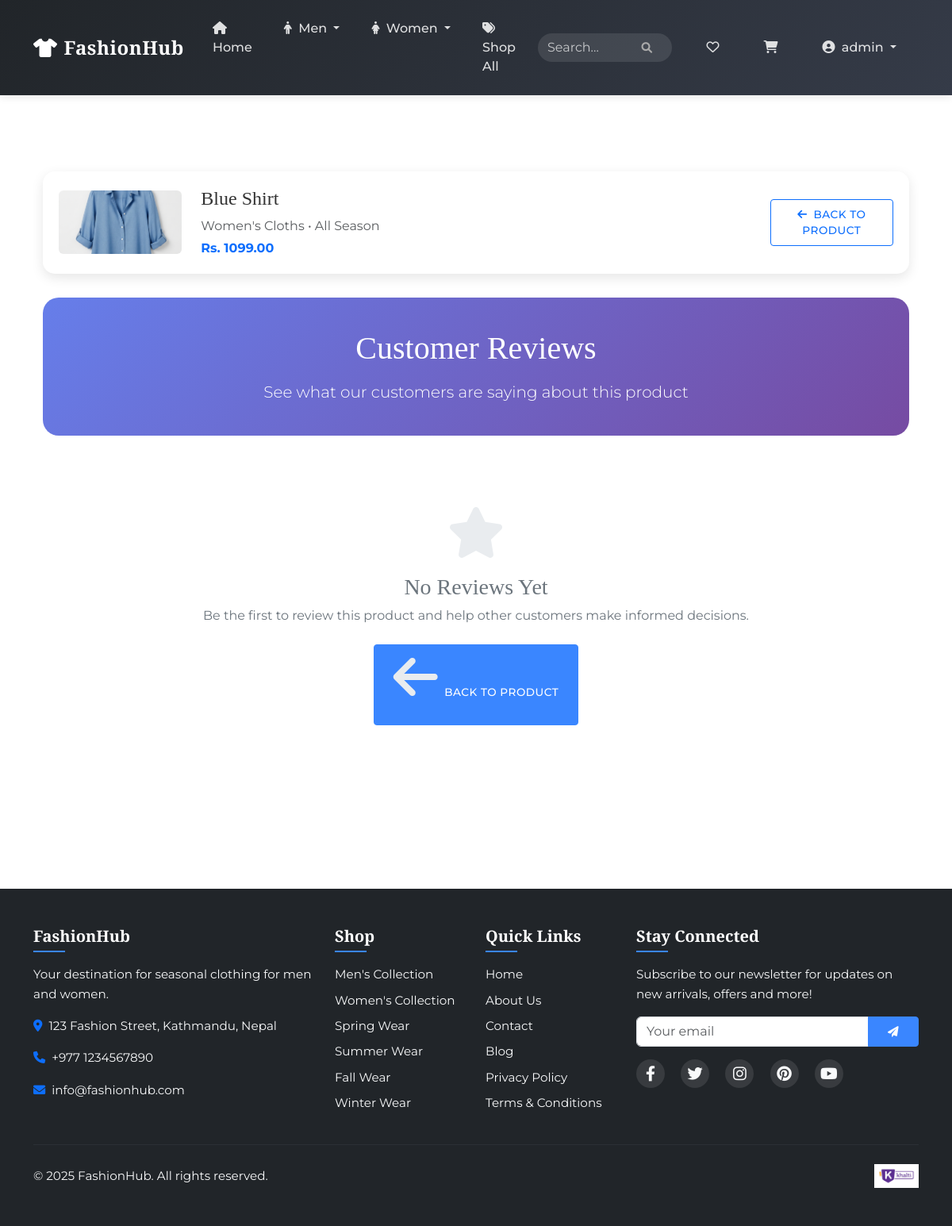
Page /product-ratings/8/ (signed in) on the earlier database version.
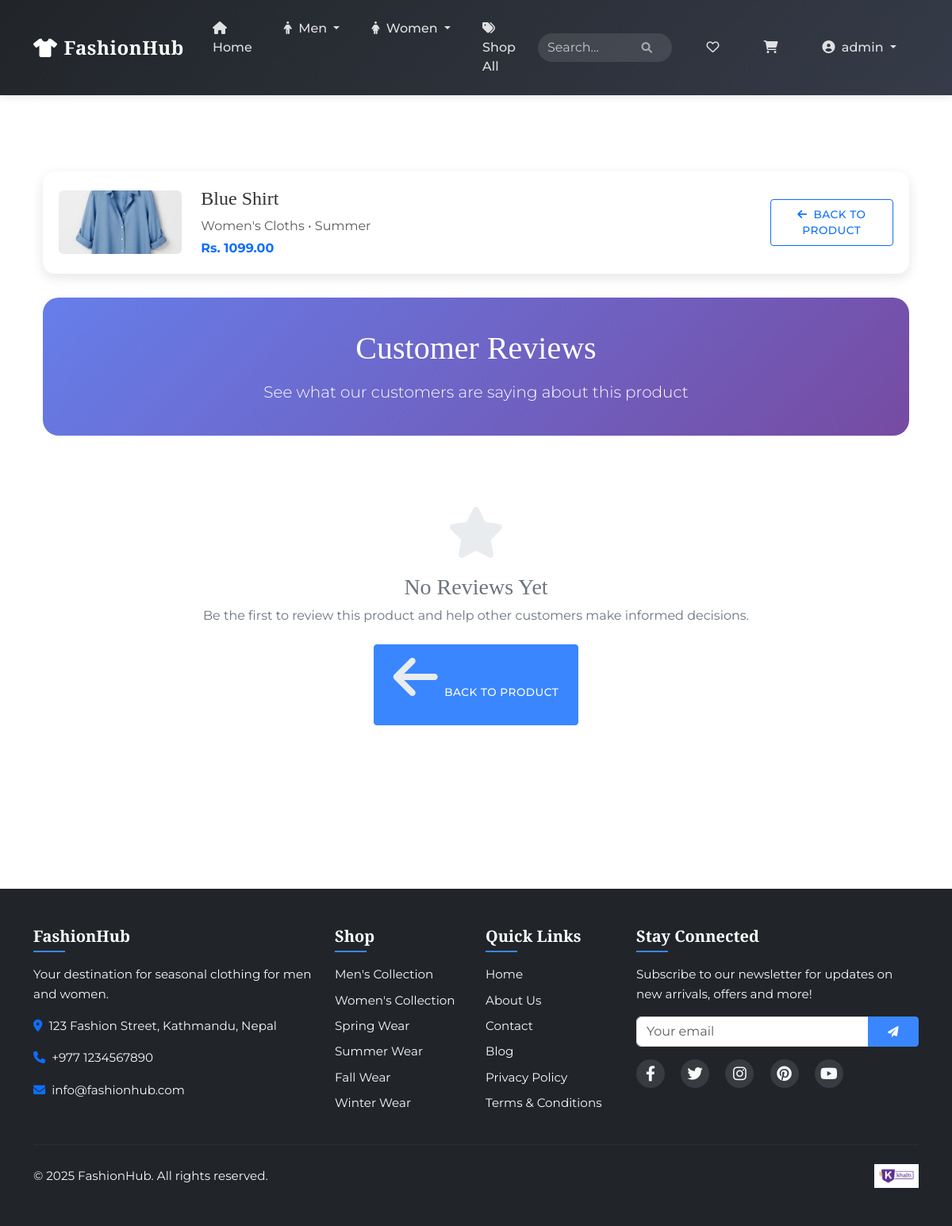
Same page on the later database version.
### store/models.py (models this page shows, shortened)
class Product(models.Model):
    name = models.CharField(max_length=100)
    description = models.TextField()
    price = models.DecimalField(
        max_digits=10,
        decimal_places=2,
        validators=[MinValueValidator(Decimal('0.01'))],
        help_text="Price must be greater than or equal to 0.01"
    )
    stock = models.PositiveIntegerField(default=0)
    image = models.ImageField(upload_to='products/', blank=True, null=True)
    category = models.ForeignKey(Category, on_delete=models.CASCADE, related_name='products')
    season = models.ForeignKey(Season, on_delete=models.CASCADE, related_name='products')
    sizes = models.ManyToManyField(Size, through='ProductSize', blank=True, help_text="Available sizes for this product")
    tags = models.CharField(max_length=255, blank=True, help_text="Comma-separated tags for improved search (e.g. t-shirt,cotton,summer)")
    featured = models.BooleanField(default=False)
    created_at = models.DateTimeField(auto_now_add=True)
    updated_at = models.DateTimeField(auto_now=True)
    @property
    def average_rating(self):
        avg = self.ratings.aggregate(avg_rating=Avg('rating'))['avg_rating']
        return round(avg, 1) if avg else 0.0
    @property
    def rating_count(self):
        return self.ratings.count()
    @property
    def rating_distribution(self):
        distribution = {i: 0 for i in range(1, 6)}
        for rating in self.ratings.all():
            distribution[rating.rating] += 1
        return distribution

class Season(models.Model):
    name = models.CharField(max_length=50)
    description = models.TextField(blank=True)
    created_at = models.DateTimeField(auto_now_add=True, null=True)
    updated_at = models.DateTimeField(auto_now=True, null=True)

class Category(models.Model):
    name = models.CharField(max_length=100)
    description = models.TextField(blank=True)
    type = models.CharField(
        max_length=10,
        choices=[
            ('gender', 'Gender Category'),
            ('regular', 'Regular Category')
        ],
        default='regular',
        help_text="Whether this is a gender category (Men, Women, Kids, Unisex) or a regular category"
    )
    parent = models.ForeignKey('self', on_delete=models.CASCADE, null=True, blank=True, related_name='child_categories',
                              help_text="Parent category (only for regular categories)")
    created_at = models.DateTimeField(auto_now_add=True)
    updated_at = models.DateTimeField(auto_now=True)
    class Meta:
        verbose_name_plural = 'Categories'
        ordering = ['name']

### store/views.py (the view)
# urls.py: path('product-ratings/<int:product_id>/', views.product_ratings, name='product_ratings'),
@login_required
def product_ratings(request, product_id):
    product = get_object_or_404(Product, id=product_id)
    ratings = Rating.objects.filter(product=product).order_by('-created_at')
    context = {
        'product': product,
        'ratings': ratings,
        'average_rating': product.average_rating,
        'rating_count': product.rating_count,
        'rating_distribution': product.rating_distribution,
    }
    return render(request, 'store/product_ratings.html', context)

### store/views.py (called while the page is built)
def get_or_create_cart(request):
    if 'cart_id' not in request.session:
        cart = Cart.objects.create()
        request.session['cart_id'] = cart.id
    else:
        cart = get_object_or_404(Cart, id=request.session['cart_id'])
    return cart

def cart_context_processor(request):
    cart = get_or_create_cart(request)
    wishlist_products = []
    if request.user.is_authenticated:
        wishlist, created = Wishlist.objects.get_or_create(user=request.user)
        wishlist_products = wishlist.products.all()
    return {
        'cart': cart,
        'wishlist_products': wishlist_products
    }

### templates/store/product_ratings.html (shortened to what the changed rows need)
{% extends 'store/base.html' %}
{% block content %}
<div class="container py-5">
    <div class="product-info" data-aos="fade-up">
        <div class="row align-items-center">
            <div class="col-md-2">
                {% if product.image %}
                <img src="{{ product.image.url }}" class="img-fluid rounded" alt="{{ product.name }}" style="width: 100%; height: 80px; object-fit: cover;">
                {% else %}
                <img src="https://via.placeholder.com/80x80/dee2e6/6c757d?text=No+Image" class="img-fluid rounded" alt="{{ product.name }}">
                {% endif %}
            </div>
            <div class="col-md-8">
                <h4 class="mb-2">{{ product.name }}</h4>
                <p class="text-muted mb-1">{{ product.category.name }} • {{ product.season.name }}</p>
                <p class="text-primary fw-bold mb-0">Rs. {{ product.price }}</p>
            </div>
        </div>
    </div>
    <div class="rating-header" data-aos="fade-up" data-aos-delay="100">
        <div class="text-center">
            <h1 class="mb-3">Customer Reviews</h1>
        </div>
    </div>
</div>
{% endblock %}

Differences in the rows shown:
changed Product "Blue Shirt": season.name "All Season" → "Summer"
